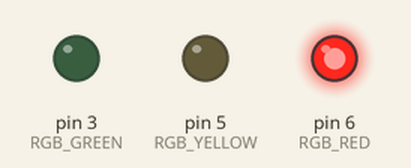
Recording of a sketch running on a simulated Arduino Uno, built with avr-gcc and run on an emulated ATmega328P. On the bench: output pins drawn as LEDs (lit = HIGH).

Above: at 0.5 s.
At 1.5 s:
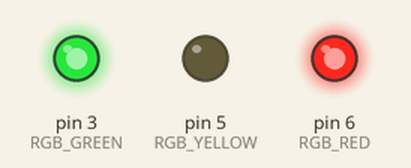
At 2.5 s:
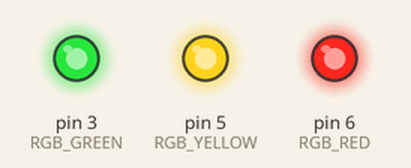
At 3.5 s:
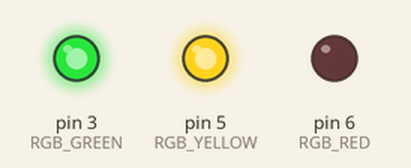
At 4.5 s:
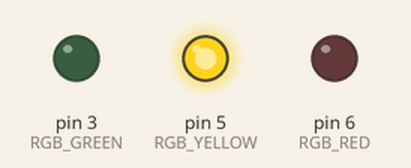
At 5.5 s:
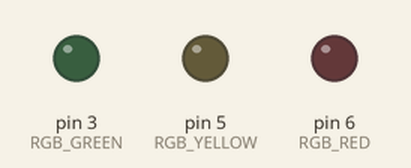
Timing chart, 0 to 7.8 s (numbered marks = the images above):
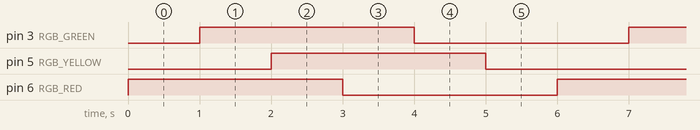

Measured:
- by itself, pin 3 (RGB_GREEN), pin 5 (RGB_YELLOW), pin 6 (RGB_RED): alternates HIGH for 3.0 s and LOW for 3.0 s
- by itself, everything shown: repeats every 6.0 s, in 6 steps

The sketch:

TrafficLight.ino
```cpp
#define RGB_RED    6//控制红灯引脚
#define RGB_GREEN  3//控制绿灯引脚
#define RGB_YELLOW   5//控制黄灯引脚

void setup()
{
    pinMode(RGB_RED,OUTPUT);//红灯引脚设置为输出
    pinMode(RGB_GREEN,OUTPUT);//绿灯引脚设置为输出
    pinMode(RGB_YELLOW,OUTPUT);//黄灯引脚设置为输出
}

void loop()
{
     digitalWrite(RGB_RED,HIGH);//红灯亮
     delay(1000);
     digitalWrite(RGB_GREEN,HIGH);//绿灯亮
     delay(1000);
     digitalWrite(RGB_YELLOW,HIGH);//黄灯亮
     delay(1000);
     digitalWrite(RGB_RED,LOW);//红灯灭
     delay(1000);
     digitalWrite(RGB_GREEN,LOW);//绿灯灭
     delay(1000);
     digitalWrite(RGB_YELLOW,LOW);//黄灯灭
     delay(1000);
}
```
